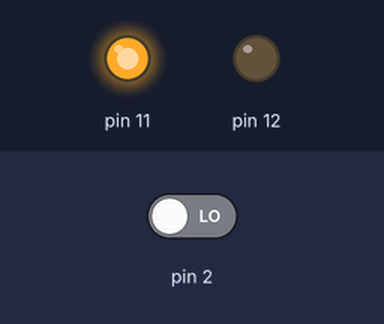
A sketch run on a simulated Arduino Uno, built with avr-gcc and run on an emulated ATmega328P. On the bench: output pins drawn as LEDs (lit = HIGH). Inputs (shaded band) come from the test bench; at power-on: pin 2 LOW.

Above: at 1.2 s.
1.3 s: pin 2 driven HIGH
At 1.8 s:
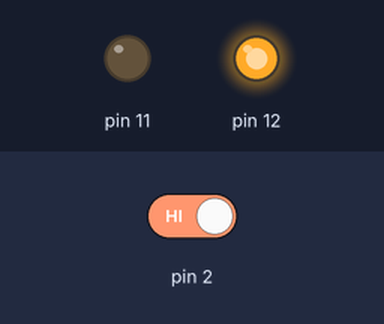
At 11.5 s:
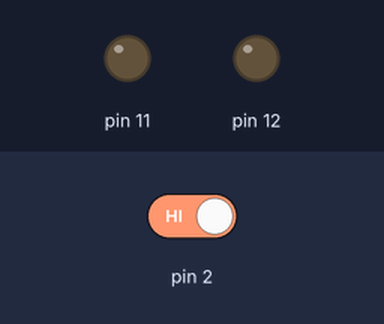
Timing chart, 0 to 12.5 s (numbered marks = the images above; inputs shaded):
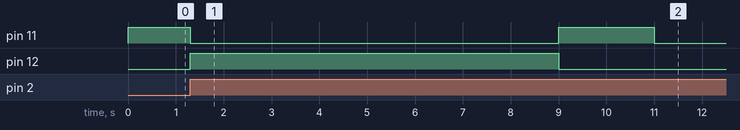

Measured:
- after the input at 1.3 s, pin 12: LOW → HIGH at once, → LOW 7.7 s later

The sketch:

ISR_0.ino
```cpp
// ======================================================
// ISR_0 Release
// CBP 06-10-19
// ======================================================

bool pressed;

void setup() {
  // put your setup code here, to run once:
  pinMode(11,OUTPUT);
  pinMode(12,OUTPUT);
  digitalWrite(12,LOW);
  pinMode(2,INPUT);
  attachInterrupt(digitalPinToInterrupt(2),ISRoutine,CHANGE);
}

void loop() {
  //The following line is the INCORRECT way of doing things
  //pressed = digitalRead(2);

  if(pressed){
    digitalWrite(12, HIGH);
    delay(5000);
    digitalWrite(12, LOW);
    pressed = false;
  } else {
    digitalWrite(11,HIGH);
    delay(2000);
    digitalWrite(11,LOW);
    delay(2000);
  }

}

void ISRoutine() {
  digitalWrite(12,HIGH);
  digitalWrite(11,LOW);
  pressed = true;

}
```
